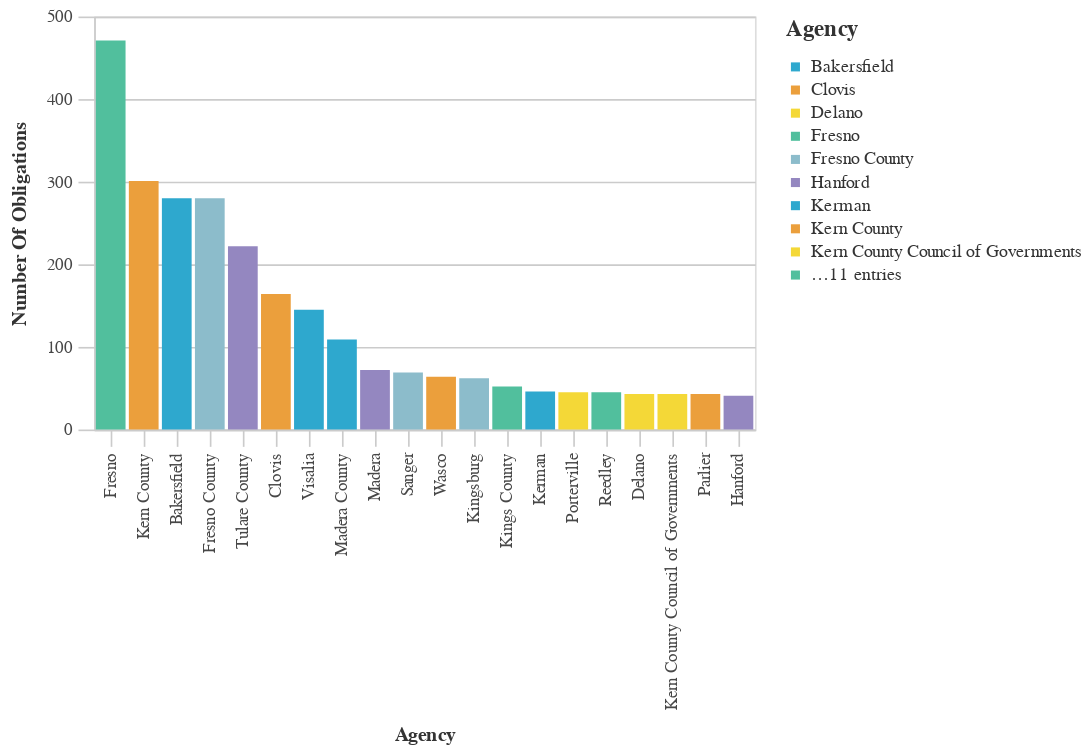

Notebook code for this chart:
### Code cell
#Bar chart Agencies With The Most Obligations
chart_df = (df_top>>filter(_.variable=='primary_agency_name')).rename(columns={"value":"Agency",
                                 "count":"Number of Obligations"})
chart2 = (_dla_utils_reports.basic_bar_chart_no_save(chart_df, 'Agency', 'Number of Obligations', 'Agency', district))
    
display(HTML("<h4><strong>Agencies With The Most Obligations</strong></h4>"))
chart2

### Figure 1 — Vega-Lite specification as saved in the notebook (floating-point values rounded to 4 significant figures)
{"config": {"view": {"continuousWidth": 400, "continuousHeight": 300}, "axis": {"domainColor": "#cbcbcb", "grid": true, "gridColor": "#cbcbcb", "gridWidth": 1, "labelColor": "#474747", "labelFont": "Nunito Sans", "labelFontSize": 10, "labelPadding": 4, "tickColor": "#cbcbcb", "tickSize": 10, "titleColor": "#333", "titleFont": "Raleway", "titleFontSize": 12, "titlePadding": 10}, "axisBand": {"grid": false}, "background": "white", "font": "Raleway", "header": {"labelFont": "Nunito Sans", "titleFont": "Raleway"}, "legend": {"labelColor": "#333", "labelFont": "Nunito Sans", "labelFontSize": 11, "labelLimit": 0, "padding": 1, "symbolSize": 30, "symbolType": "square", "titleColor": "#333", "titleFont": "Raleway", "titleFontSize": 14, "titlePadding": 10}, "title": {"anchor": "middle", "font": "Raleway", "fontSize": 18, "fontWeight": 300, "offset": 20}}, "data": {"name": "data-0eb4d1014a36c90b4958449c30252088"}, "mark": "bar", "encoding": {"color": {"field": "Agency", "legend": {"symbolLimit": 10, "title": "Agency"}, "scale": {"range": ["#2EA8CE", "#EB9F3C", "#F4D837", "#51BF9D", "#8CBCCB", "#9487C0"]}, "type": "nominal"}, "tooltip": [{"field": "Agency", "type": "nominal"}, {"field": "Number of Obligations", "type": "quantitative"}], "x": {"field": "Agency", "sort": "-y", "title": "Agency", "type": "nominal"}, "y": {"field": "Number of Obligations", "title": "Number Of Obligations", "type": "quantitative"}}, "height": 250, "width": 400, "$schema": "https://vega.github.io/schema/vega-lite/v4.17.0.json", "datasets": {"data-0eb4d1014a36c90b4958449c30252088": [{"Agency": "Fresno", "Number of Obligations": 471, "variable": "primary_agency_name"}, {"Agency": "Kern County", "Number of Obligations": 301, "variable": "primary_agency_name"}, {"Agency": "Bakersfield", "Number of Obligations": 280, "variable": "primary_agency_name"}, {"Agency": "Fresno County", "Number of Obligations": 280, "variable": "primary_agency_name"}, {"Agency": "Tulare County", "Number of Obligations": 222, "variable": "primary_agency_name"}, {"Agency": "Clovis", "Number of Obligations": 164, "variable": "primary_agency_name"}, {"Agency": "Visalia", "Number of Obligations": 145, "variable": "primary_agency_name"}, {"Agency": "Madera County", "Number of Obligations": 109, "variable": "primary_agency_name"}, {"Agency": "Madera", "Number of Obligations": 72, "variable": "primary_agency_name"}, {"Agency": "Sanger", "Number of Obligations": 69, "variable": "primary_agency_name"}, {"Agency": "Wasco", "Number of Obligations": 64, "variable": "primary_agency_name"}, {"Agency": "Kingsburg", "Number of Obligations": 62, "variable": "primary_agency_name"}, {"Agency": "Kings County", "Number of Obligations": 52, "variable": "primary_agency_name"}, {"Agency": "Kerman", "Number of Obligations": 46, "variable": "primary_agency_name"}, {"Agency": "Porterville", "Number of Obligations": 45, "variable": "primary_agency_name"}, {"Agency": "Reedley", "Number of Obligations": 45, "variable": "primary_agency_name"}, {"Agency": "Delano", "Number of Obligations": 43, "variable": "primary_agency_name"}, {"Agency": "Kern County Council of Governments", "Number of Obligations": 43, "variable": "primary_agency_name"}, {"Agency": "Parlier", "Number of Obligations": 43, "variable": "primary_agency_name"}, {"Agency": "Hanford", "Number of Obligations": 41, "variable": "primary_agency_name"}]}}
